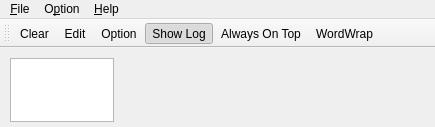
<?xml version="1.0" encoding="UTF-8"?>
<ui version="4.0">
 <class>MainWindow</class>
 <widget class="QMainWindow" name="MainWindow">
  <property name="geometry">
   <rect>
    <x>0</x>
    <y>0</y>
    <width>435</width>
    <height>127</height>
   </rect>
  </property>
  <property name="windowTitle">
   <string>VDream LogServer</string>
  </property>
  <widget class="QWidget" name="centralWidget">
   <widget class="QPlainTextEdit" name="plainTextEdit">
    <property name="geometry">
     <rect>
      <x>10</x>
      <y>10</y>
      <width>104</width>
      <height>64</height>
     </rect>
    </property>
    <property name="font">
     <font>
      <family>Courier New</family>
      <weight>75</weight>
      <bold>true</bold>
     </font>
    </property>
   </widget>
  </widget>
  <widget class="QMenuBar" name="menuBar">
   <property name="geometry">
    <rect>
     <x>0</x>
     <y>0</y>
     <width>435</width>
     <height>17</height>
    </rect>
   </property>
   <widget class="QMenu" name="menu_File">
    <property name="title">
     <string>&amp;File</string>
    </property>
    <addaction name="actionOpen"/>
    <addaction name="actionClose"/>
    <addaction name="separator"/>
    <addaction name="actionEdit"/>
    <addaction name="actionClear"/>
    <addaction name="separator"/>
    <addaction name="actionExit"/>
   </widget>
   <widget class="QMenu" name="menuO_ption">
    <property name="title">
     <string>O&amp;ption</string>
    </property>
    <addaction name="actionOption"/>
    <addaction name="actionShowLog"/>
    <addaction name="actionAlwaysOnTop"/>
   </widget>
   <widget class="QMenu" name="menu_Help">
    <property name="title">
     <string>&amp;Help</string>
    </property>
    <addaction name="actionAbout"/>
   </widget>
   <addaction name="menu_File"/>
   <addaction name="menuO_ption"/>
   <addaction name="menu_Help"/>
  </widget>
  <widget class="QToolBar" name="toolBar">
   <property name="windowTitle">
    <string>toolBar</string>
   </property>
   <attribute name="toolBarArea">
    <enum>TopToolBarArea</enum>
   </attribute>
   <attribute name="toolBarBreak">
    <bool>false</bool>
   </attribute>
   <addaction name="actionClear"/>
   <addaction name="actionEdit"/>
   <addaction name="actionOption"/>
   <addaction name="actionShowLog"/>
   <addaction name="actionAlwaysOnTop"/>
   <addaction name="actionWordWrap"/>
  </widget>
  <action name="actionOpen">
   <property name="text">
    <string>&amp;Open</string>
   </property>
   <property name="iconVisibleInMenu">
    <bool>false</bool>
   </property>
  </action>
  <action name="actionClose">
   <property name="text">
    <string>C&amp;lose</string>
   </property>
  </action>
  <action name="actionClear">
   <property name="text">
    <string>&amp;Clear</string>
   </property>
   <property name="shortcut">
    <string>Alt+C</string>
   </property>
  </action>
  <action name="actionExit">
   <property name="text">
    <string>E&amp;xit</string>
   </property>
  </action>
  <action name="actionOption">
   <property name="text">
    <string>O&amp;ption</string>
   </property>
  </action>
  <action name="actionAbout">
   <property name="text">
    <string>&amp;About</string>
   </property>
  </action>
  <action name="actionShowLog">
   <property name="checkable">
    <bool>true</bool>
   </property>
   <property name="checked">
    <bool>true</bool>
   </property>
   <property name="text">
    <string>Show Log</string>
   </property>
  </action>
  <action name="actionAlwaysOnTop">
   <property name="checkable">
    <bool>true</bool>
   </property>
   <property name="text">
    <string>Always On Top</string>
   </property>
  </action>
  <action name="actionEdit">
   <property name="text">
    <string>&amp;Edit</string>
   </property>
  </action>
  <action name="actionWordWrap">
   <property name="checkable">
    <bool>true</bool>
   </property>
   <property name="text">
    <string>WordWrap</string>
   </property>
  </action>
 </widget>
 <layoutdefault spacing="6" margin="11"/>
 <resources/>
 <connections/>
</ui>
